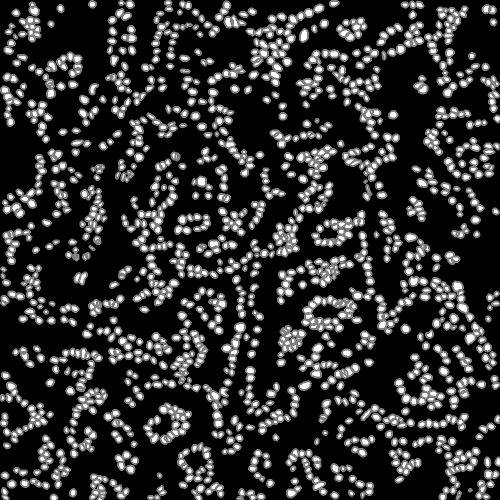
#> input picture MONUCLEI/test/gt/10_gt.bmp, 1000 x 1000 px, given in place of original11.png, which was not available (shown at 1/2 size)
$ python __init__.py
#> lines starting #> are read from the running program, lines starting #| are printed output that depends on the picture; pictures that were not available may be replaced by others from this repository, and a replacement may not be noted

# test_conv2d.py   用tensorflow 调整图片大小
# dataformat NHWC

import numpy as np


# [17 lines of commented-out code are left out]
from skimage.transform import rescale, resize, rotate
from PIL import  Image
import matplotlib.pyplot as plt

def yeis():
    while True:
        print('0000000000000')
        yield 12

next (yeis())


import cv2
from scipy.ndimage.interpolation import map_coordinates
from scipy.ndimage import distance_transform_edt
from scipy.ndimage.filters import gaussian_filter
from skimage.transform import rescale

# [80 lines left out: functions elastic_transform, rescale_transform, not called in this run]


# --------------test of above elastic transform ----------------
img_reads = Image.open('my_testing/test_results/original11.png')
#> img_reads is the input picture: PIL image 1000x1000 L; min 0, max 2, mean 0.393
img_reads_list = np.asarray(img_reads)
# img_patches = np.random.rand(10,img_reads_list.shape[0],img_reads_list.shape[1],img_reads_list.shape[2])
# img_reads_list = np.transpose(img_reads_list, (0, 3, 1, 2))
img_rotate = rotate(img_reads_list, 60)*255
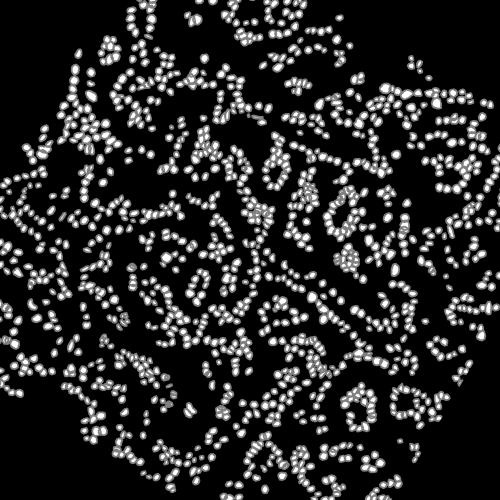
#> img_rotate: shape (1000, 1000) float64 (shown at 1/2 size); min 0, max 2, mean 0.336; drawn with min black and max white
print(img_rotate.shape)
#| (1000, 1000)
print(img_rotate)
#> (printed output is left out)
# img_rotate = np.transpose(img_rotate, (0, 2, 3, 1))
img = Image.fromarray(img_rotate.astype(np.uint8))
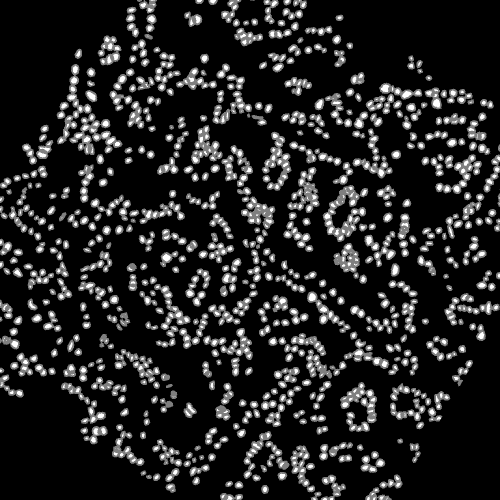
#> img: PIL image 1000x1000 L (shown at 1/2 size); min 0, max 2, mean 0.282; drawn with min black and max white
# plt.plot(img)
# plt.show()

img.save('my_testing/test_results/original111.png')
#> (the run stopped early here; a loop or call above may not have finished)

$ run again, on MONUCLEI/test/gt/11_gt.bmp
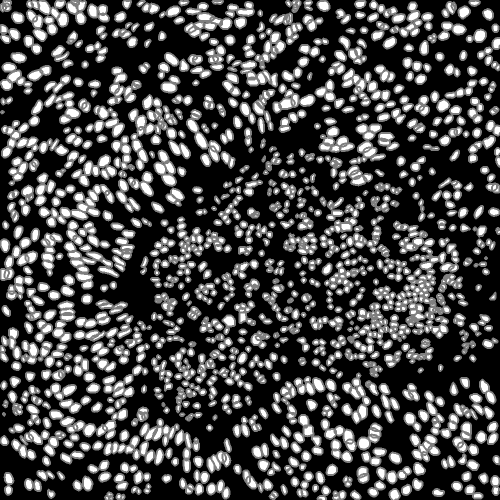
#> input picture MONUCLEI/test/gt/11_gt.bmp, 1000 x 1000 px, given in place of original11.png, which was not available (shown at 1/2 size)
#> img_reads is the input picture: PIL image 1000x1000 L; min 0, max 2, mean 0.577
#> `img_rotate = rotate(img_reads_list, 60)*255`:
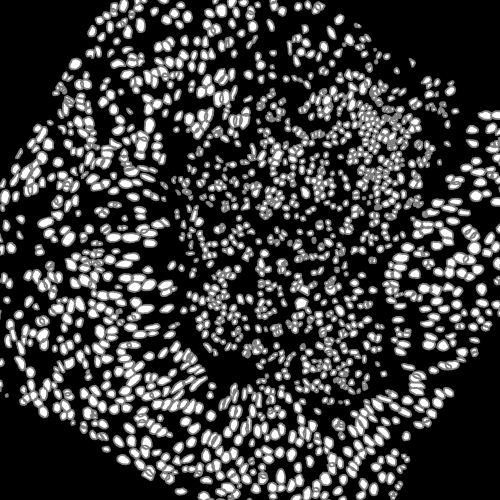
#> img_rotate: shape (1000, 1000) float64 (shown at 1/2 size); min 0, max 2, mean 0.484; drawn with min black and max white
#| (1000, 1000)
#> (printed output is left out)
#> `img = Image.fromarray(img_rotate.astype(np.uint8))`:
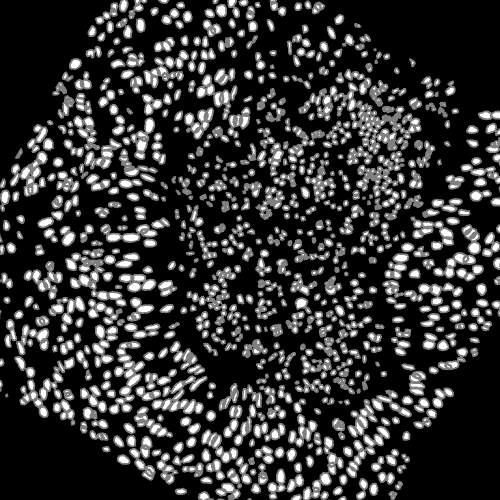
#> img: PIL image 1000x1000 L (shown at 1/2 size); min 0, max 2, mean 0.414; drawn with min black and max white

$ run again, on MONUCLEI/test/gt/12_gt.bmp
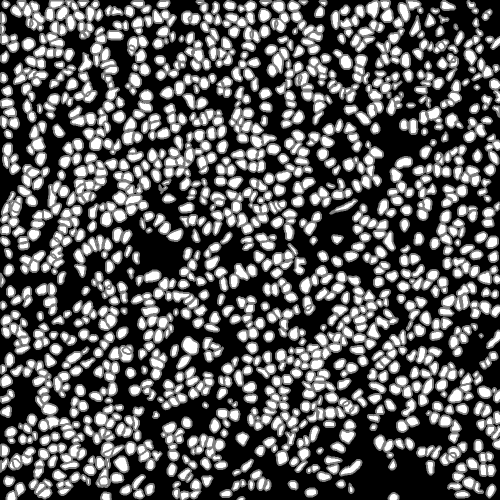
#> input picture MONUCLEI/test/gt/12_gt.bmp, 1000 x 1000 px, given in place of original11.png, which was not available (shown at 1/2 size)
#> img_reads is the input picture: PIL image 1000x1000 L; min 0, max 2, mean 0.733
#> `img_rotate = rotate(img_reads_list, 60)*255`:
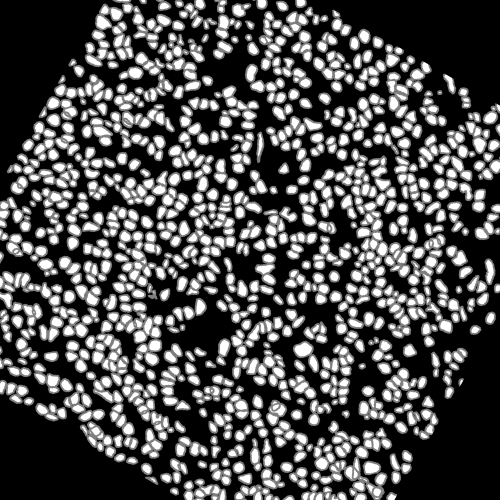
#> img_rotate: shape (1000, 1000) float64 (shown at 1/2 size); min 0, max 2, mean 0.629; drawn with min black and max white
#| (1000, 1000)
#> (printed output is left out)
#> `img = Image.fromarray(img_rotate.astype(np.uint8))`:
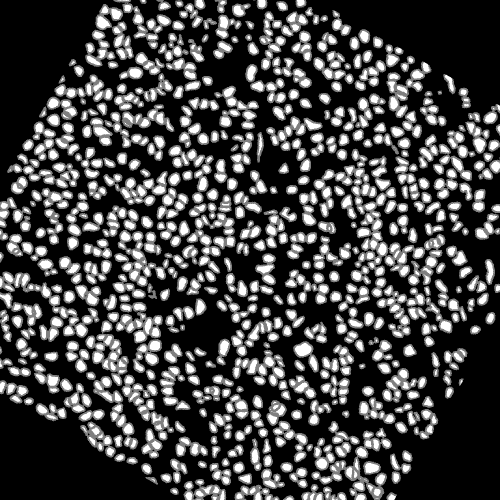
#> img: PIL image 1000x1000 L (shown at 1/2 size); min 0, max 2, mean 0.553; drawn with min black and max white
